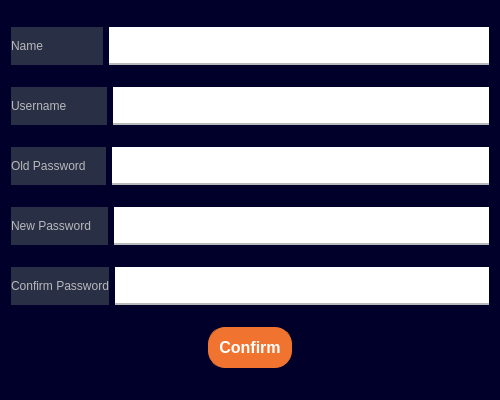
<?xml version="1.0" encoding="UTF-8"?>
<ui version="4.0">
 <class>AdminEditPage</class>
 <widget class="QDialog" name="AdminEditPage">
  <property name="geometry">
   <rect>
    <x>0</x>
    <y>0</y>
    <width>500</width>
    <height>400</height>
   </rect>
  </property>
  <property name="windowTitle">
   <string>Admin Edit Page</string>
  </property>
  <property name="styleSheet">
   <string notr="true">/*Copyright (c) DevSec Studio. All rights reserved.

MIT License

Permission is hereby granted, free of charge, to any person obtaining a copy
of this software and associated documentation files (the &quot;Software&quot;), to deal
in the Software without restriction, including without limitation the rights
to use, copy, modify, merge, publish, distribute, sublicense, and/or sell
copies of the Software, and to permit persons to whom the Software is
furnished to do so, subject to the following conditions:

The above copyright notice and this permission notice shall be included in all
copies or substantial portions of the Software.

THE SOFTWARE IS PROVIDED *AS IS*, WITHOUT WARRANTY OF ANY KIND, EXPRESS OR
IMPLIED, INCLUDING BUT NOT LIMITED TO THE WARRANTIES OF MERCHANTABILITY,
FITNESS FOR A PARTICULAR PURPOSE AND NONINFRINGEMENT. IN NO EVENT SHALL THE
AUTHORS OR COPYRIGHT HOLDERS BE LIABLE FOR ANY CLAIM, DAMAGES OR OTHER
LIABILITY, WHETHER IN AN ACTION OF CONTRACT, TORT OR OTHERWISE, ARISING FROM,
OUT OF OR IN CONNECTION WITH THE SOFTWARE OR THE USE OR OTHER DEALINGS IN THE SOFTWARE.
*/

/*-----QWidget-----*/
QWidget
{
	background-color: rgb(0, 0, 42);
	color: #000000;
	border-color: #000000;

}


/*-----QLabel-----*/
QLabel
{
	background-color: #292f45;
	color: #b9b9bb;
	border-color: #000000;

}


/*-----QPushButton-----*/
QPushButton
{
	background-color: #f0742f;
	color: #fff;
	font-weight: bold;
	border-style: solid;
	border-width: 1px;
	border-radius: 17px;
	border-color: #f0742f;
	padding: 10px;

}


QPushButton::hover
{
	background-color: #fc7c11;
	color: #fff;

}


QPushButton::pressed
{
	background-color: #ff6b35;
	color: #fff;

}


/*-----QToolButton-----*/
QToolButton
{
	background-color: #292f45;
	color: #000000;
	border-style: solid;
	border-color: #000000;

}


QToolButton::hover
{
	background-color: #fc7c11;
	color: #000000;
	padding: 2px;
	border-radius: 15px;
	border-color: #fc7c11;

}


QToolButton::pressed
{
	background-color: #fc7c11;
	color: #000000;
	border-style: solid;
	border-width: 2px;

}


/*-----QLineEdit-----*/
QLineEdit{
	background-color: rgb(255, 255, 255);
	color: rgb(35, 35, 35);
	font-weight: bold;
	border-style: solid;
	border-width: 2px;
	border-top: 0px;
	border-left: 0px;
	border-right: 0px;
	border-color: #b9b9bb;
	padding: 10px;

}


/*-----QCheckBox-----*/
QCheckBox
{
	background-color: transparent;
	color: #b9b9bb;
	font-weight: bold;

}


QCheckBox::indicator
{
    color: #b1b1b1;
    background-color: #00111d;
    border: 1px solid #f0742f;
    width: 12px;
    height: 12px;

}


QCheckBox::indicator:checked
{
    image:url(&quot;./ressources/check.png&quot;); /*To replace*/
	background-color: #1f2b2b;
    border: 1px solid #f0742f;

}


QCheckBox::indicator:unchecked:hover
{
    border: 1px solid #f0742f;

}


QCheckBox::disabled
{
	color: #656565;

}


QCheckBox::indicator:disabled
{
	background-color: #656565;
	color: #656565;
    border: 1px solid #656565;

}
</string>
  </property>
  <layout class="QHBoxLayout" name="horizontalLayout_7">
   <item>
    <layout class="QVBoxLayout" name="verticalLayout">
     <item>
      <layout class="QHBoxLayout" name="horizontalLayout_2">
       <item>
        <widget class="QLabel" name="label">
         <property name="text">
          <string>Name                  </string>
         </property>
        </widget>
       </item>
       <item>
        <widget class="QLineEdit" name="nameLineEdit">
         <property name="text">
          <string/>
         </property>
        </widget>
       </item>
      </layout>
     </item>
     <item>
      <layout class="QHBoxLayout" name="horizontalLayout_3">
       <item>
        <widget class="QLabel" name="label_2">
         <property name="text">
          <string>Username            </string>
         </property>
        </widget>
       </item>
       <item>
        <widget class="QLineEdit" name="usernameLineEdit"/>
       </item>
      </layout>
     </item>
     <item>
      <layout class="QHBoxLayout" name="horizontalLayout_4">
       <item>
        <widget class="QLabel" name="label_4">
         <property name="text">
          <string>Old Password      </string>
         </property>
        </widget>
       </item>
       <item>
        <widget class="QLineEdit" name="oldPassLineEdit"/>
       </item>
      </layout>
     </item>
     <item>
      <layout class="QHBoxLayout" name="horizontalLayout_5">
       <item>
        <widget class="QLabel" name="label_3">
         <property name="text">
          <string>New Password     </string>
         </property>
        </widget>
       </item>
       <item>
        <widget class="QLineEdit" name="newPassLineEdit"/>
       </item>
      </layout>
     </item>
     <item>
      <layout class="QHBoxLayout" name="horizontalLayout_6">
       <item>
        <widget class="QLabel" name="label_5">
         <property name="text">
          <string>Confirm Password</string>
         </property>
        </widget>
       </item>
       <item>
        <widget class="QLineEdit" name="confirmPassLineEdit"/>
       </item>
      </layout>
     </item>
     <item>
      <layout class="QHBoxLayout" name="horizontalLayout">
       <item>
        <spacer name="horizontalSpacer_7">
         <property name="orientation">
          <enum>Qt::Horizontal</enum>
         </property>
         <property name="sizeHint" stdset="0">
          <size>
           <width>40</width>
           <height>20</height>
          </size>
         </property>
        </spacer>
       </item>
       <item>
        <widget class="QPushButton" name="pushButton">
         <property name="font">
          <font>
           <pointsize>12</pointsize>
           <bold>true</bold>
          </font>
         </property>
         <property name="text">
          <string>Confirm</string>
         </property>
        </widget>
       </item>
       <item>
        <spacer name="horizontalSpacer_6">
         <property name="orientation">
          <enum>Qt::Horizontal</enum>
         </property>
         <property name="sizeHint" stdset="0">
          <size>
           <width>40</width>
           <height>20</height>
          </size>
         </property>
        </spacer>
       </item>
      </layout>
     </item>
    </layout>
   </item>
  </layout>
 </widget>
 <resources/>
 <connections/>
</ui>
